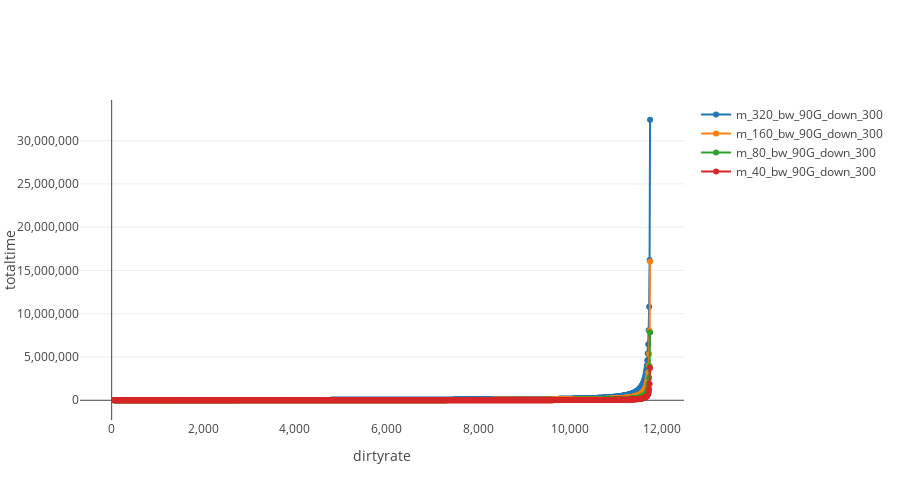

Notebook code cell kept with this figure:
### Markdown cell above
## 不同脏页速率影响

### Code cell
def get_dirty_rate_arr(bw):
    dirty_rate=50
    dirty_rate_arr = []
    while dirty_rate < bw:
        dirty_rate_arr.append(dirty_rate)
        total_time_arr.append(total_time)
        dirty_rate=dirty_rate+10
    return dirty_rate_arr

def get_total_time(dirty_rate_arr, total_mem, bw, downtime):
    total_time_arr = []
    for dirty_rate in dirty_rate_arr:
        total_time = get_total_time_all(bw, total_mem, downtime, dirty_rate)
        total_time_arr.append(total_time)
    return total_time_arr

bw = 90 * 1024 / 8  # 11.25 GB/s
bw = 11760

total_mem = 320 * 1024
fig = get_figure("dirtyrate", "totaltime")
dirty_rate_arr = get_dirty_rate_arr(bw)


total_time_arr = get_total_time(dirty_rate_arr, total_mem, bw, 300)
trace = get_trace(dirty_rate_arr, total_time_arr, "m_320_bw_90G_down_300")
add_trace_to_figure(trace, fig)

total_mem = 160 * 1024
total_time_arr = get_total_time(dirty_rate_arr, total_mem, bw, 300)
trace = get_trace(dirty_rate_arr, total_time_arr, "m_160_bw_90G_down_300")
add_trace_to_figure(trace, fig)

total_mem = 80 * 1024
total_time_arr = get_total_time(dirty_rate_arr, total_mem, bw, 300)
trace = get_trace(dirty_rate_arr, total_time_arr, "m_80_bw_90G_down_300")
add_trace_to_figure(trace, fig)

total_mem = 40 * 1024
total_time_arr = get_total_time(dirty_rate_arr, total_mem, bw, 300)
trace = get_trace(dirty_rate_arr, total_time_arr, "m_40_bw_90G_down_300")
add_trace_to_figure(trace, fig)

show_fig(fig)

### Figure 1 — Plotly figure (JSON) as saved in the notebook; plotly's stock layout.template omitted (floating-point values rounded to 4 significant figures; data arrays with more than 128 entries replaced by an {"elided": "..."} marker saying what was removed)
{"data": [{"mode": "markers+lines", "name": "m_320_bw_90G_down_300", "type": "scatter", "x": {"elided": "1171 int values"}, "y": {"elided": "1171 int values"}}, {"mode": "markers+lines", "name": "m_160_bw_90G_down_300", "type": "scatter", "x": {"elided": "1171 int values"}, "y": {"elided": "1171 int values"}}, {"mode": "markers+lines", "name": "m_80_bw_90G_down_300", "type": "scatter", "x": {"elided": "1171 int values"}, "y": {"elided": "1171 int values"}}, {"mode": "markers+lines", "name": "m_40_bw_90G_down_300", "type": "scatter", "x": {"elided": "1171 int values"}, "y": {"elided": "1171 int values"}}], "layout": {"height": 500, "xaxis": {"tickformat": ",", "title": {"text": "dirtyrate"}}, "yaxis": {"tickformat": ",", "title": {"text": "totaltime"}}}}
